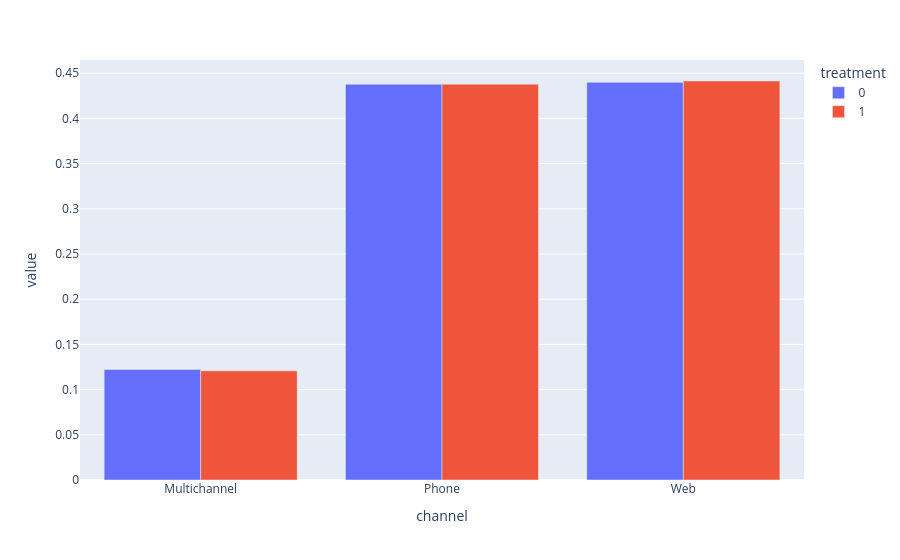

Notebook code cell kept with this figure:
### Code cell
px.bar(
    channel,
    barmode="group"
)

### Figure 1 — Plotly figure (JSON) as saved in the notebook; plotly's stock layout.template omitted (floating-point values rounded to 4 significant figures)
{"data": [{"alignmentgroup": "True", "hovertemplate": "treatment=0<br>channel=%{x}<br>value=%{y}<extra></extra>", "legendgroup": "0", "marker": {"color": "#636efa", "pattern": {"shape": ""}}, "name": "0", "offsetgroup": "0", "orientation": "v", "showlegend": true, "textposition": "auto", "type": "bar", "x": ["Multichannel", "Phone", "Web"], "xaxis": "x", "y": [0.1223, 0.4378, 0.4399], "yaxis": "y"}, {"alignmentgroup": "True", "hovertemplate": "treatment=1<br>channel=%{x}<br>value=%{y}<extra></extra>", "legendgroup": "1", "marker": {"color": "#EF553B", "pattern": {"shape": ""}}, "name": "1", "offsetgroup": "1", "orientation": "v", "showlegend": true, "textposition": "auto", "type": "bar", "x": ["Multichannel", "Phone", "Web"], "xaxis": "x", "y": [0.1208, 0.4379, 0.4414], "yaxis": "y"}], "layout": {"barmode": "group", "legend": {"title": {"text": "treatment"}, "tracegroupgap": 0}, "margin": {"t": 60}, "xaxis": {"anchor": "y", "domain": [0, 1], "title": {"text": "channel"}}, "yaxis": {"anchor": "x", "domain": [0, 1], "title": {"text": "value"}}}}
